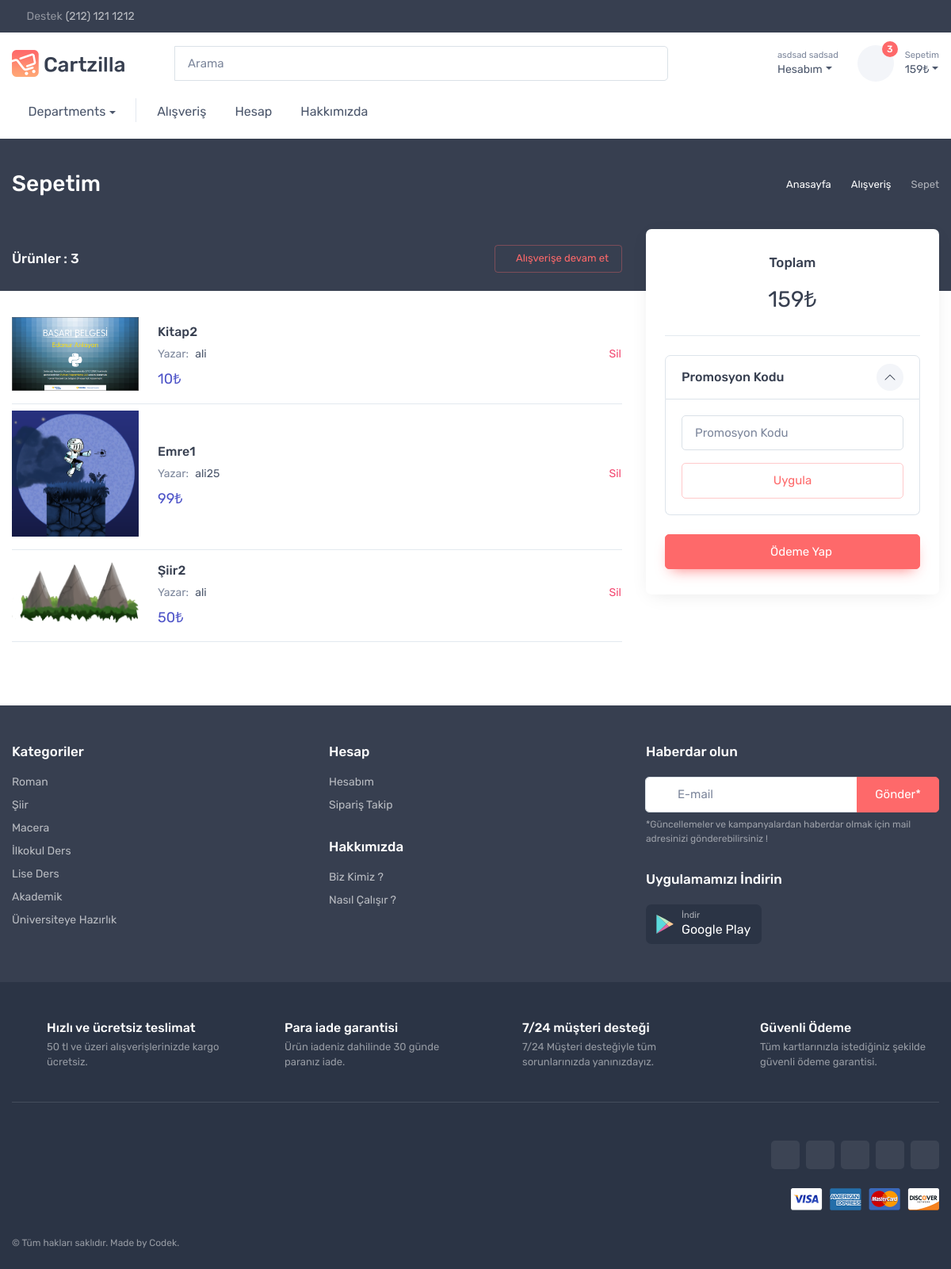
Screenshot of /basket/ (signed in) with the database file from the repository.
### kullanici/models.py (models this page shows, shortened)
class User(AbstractUser):
    first_name = models.CharField(_('first name'), max_length=150, blank=True,validators=[name_validator])
    last_name = models.CharField(_('last name'), max_length=150, blank=True,validators=[name_validator])
    email = models.EmailField(_('email address'), blank=True,validators=[email_validator],unique=True)
    password = models.CharField(_('password'), max_length=128,validators=[pass_validator])
    adres = models.TextField(max_length=500, blank=False)
    il = models.CharField(max_length=40, blank=False,validators=[])
    ilce = models.CharField(max_length=40, blank=False,validators=[])
    phone = models.CharField( max_length=12,validators=[phone_validator],unique=True)

### products/models.py (models this page shows, shortened)
class Product(models.Model):
    user = models.ForeignKey(settings.AUTH_USER_MODEL,on_delete=models.CASCADE)
    categories = models.ManyToManyField(Category)
    product_name = models.CharField(max_length=100,validators=[product_name_validator])
    keywords = models.CharField(max_length=100,validators=[keywords_validator])
    description = models.CharField(max_length=100,validators=[description_validator])
    detail = models.TextField()
    slug = models.CharField(max_length=150,editable=False)
    created_time = models.DateTimeField(auto_now_add=True)
    updated_time = models.DateTimeField(auto_now=True)
    price = models.IntegerField(validators=[integer_validator])
    amount = models.IntegerField(validators=[integer_validator])
    author = models.CharField(max_length=100,default="ali",validators=[product_name_validator])
    def first_image(self):
        images = ProductImages.objects.filter(product_id = self.id)
        return images[0].image.url
    class Meta:
        ordering = ["-updated_time"]

class ProductImages(models.Model):
    product = models.ForeignKey(Product,on_delete=models.CASCADE)
    image = models.ImageField(upload_to=get_upload_path)

### basket/views.py (the view)
# urls.py: path('',views.basket_list,name='basket_list'),
def basket_list(request):
    products_in_basket,products_count,total_price = basket_product_list(request)
    context = {
        'total_price' : total_price,
        'products' : products_in_basket,
        'products_count' : products_count,
        'user' : request.user
    }
    return render(request,'products/basket.html',context)

### basket/views.py (called while the page is built)
def basket_product_list (request):
    products = Basket.objects.filter(user=request.user)
    products_count = products.count()
    products_in_basket=[]
    total_price = 0
    for i in products:
        products_in_basket.append(i.product)
        total_price += i.product.price
    return products_in_basket,products_count,total_price

### templates/products/basket.html (shortened to what this page needs)
{% extends 'base/base.html' %}
{% load static %}
{% block body %}
  <body class="handheld-toolbar-enabled">
    <div class="page-title-overlap bg-dark pt-4">
      <div class="container d-lg-flex justify-content-between py-2 py-lg-3">
        <div class="order-lg-2 mb-3 mb-lg-0 pt-lg-2">
          <nav aria-label="breadcrumb">
            <ol class="breadcrumb breadcrumb-light flex-lg-nowrap justify-content-center justify-content-lg-start">
              <li class="breadcrumb-item"><a class="text-nowrap" href="{% url 'home' %}"><i class="ci-home"></i>Anasayfa</a></li>
              <li class="breadcrumb-item text-nowrap"><a href="{% url 'home' %}">Alışveriş</a>
              </li>
              <li class="breadcrumb-item text-nowrap active" aria-current="page">Sepet</li>
            </ol>
          </nav>
        </div>
        <div class="order-lg-1 pe-lg-4 text-center text-lg-start">
          <h1 class="h3 text-light mb-0">Sepetim</h1>
        </div>
      </div>
    </div>
    <div class="container pb-5 mb-2 mb-md-4">
      <div class="row">
        <section class="col-lg-8">
          <div class="d-flex justify-content-between align-items-center pt-3 pb-4 pb-sm-5 mt-1">
            <h2 class="h6 text-light mb-0">Ürünler : {{ products_count }}</h2><a class="btn btn-outline-primary btn-sm ps-2" href="{% url 'home' %}"><i class="ci-arrow-left me-2"></i>Alışverişe devam et</a>
          </div>
          {% for product in products %}
          <div class="d-sm-flex justify-content-between align-items-center my-2 pb-3 border-bottom">
            <div class="d-block d-sm-flex align-items-center text-center text-sm-start"><a class="d-inline-block flex-shrink-0 mx-auto me-sm-4" href="{% url 'detail_product' product.id %}"><img src="{{ product.first_image }}" width="160" alt="Product"></a>
              <div class="pt-2">
                <h3 class="product-title fs-base mb-2"><a href="{% url 'detail_product' product.id %}">{{ product.product_name }}</a></h3>
                <div class="fs-sm"><span class="text-muted me-2">Yazar:</span>{{ product.author }}</div>
                <div class="fs-lg text-accent pt-2">{{ product.price }}₺</div>
              </div>
            </div>
            <div class="pt-2 pt-sm-0 ps-sm-3 mx-auto mx-sm-0 text-center text-sm-start" style="max-width: 9rem;">
              <a href="{% url 'add_basket' product.id %}"><button class="btn btn-link px-0 text-danger" type="button"><i class="ci-close-circle me-2"></i><span class="fs-sm">Sil</span></button></a>
            </div>
          </div>
          {% endfor %}
        </section>
        <aside class="col-lg-4 pt-4 pt-lg-0 ps-xl-5">
          <div class="bg-white rounded-3 shadow-lg p-4">
            <div class="py-2 px-xl-2">
              <div class="text-center mb-4 pb-3 border-bottom">
                <h2 class="h6 mb-3 pb-1">Toplam</h2>
                <h3 class="fw-normal">{{ total_price }}₺</h3>
              </div>
              <div class="accordion" id="order-options">
                <div class="accordion-item">
                  <h3 class="accordion-header"><a class="accordion-button" href="#promo-code" role="button" data-bs-toggle="collapse" aria-expanded="true" aria-controls="promo-code">Promosyon Kodu</a></h3>
                  <div class="accordion-collapse collapse show" id="promo-code" data-bs-parent="#order-options">
                    <form class="accordion-body needs-validation" method="post" novalidate>
                      <div class="mb-3">
                        <input class="form-control" type="text" placeholder="Promosyon Kodu" required>
                      </div>
                      <button class="btn btn-outline-primary d-block w-100" type="submit">Uygula</button>
                    </form>
                  </div>
                </div>
              </div><a class="btn btn-primary btn-shadow d-block w-100 mt-4" href="{% url 'basket_details' %}"><i class="ci-card fs-lg me-2"></i>Ödeme Yap</a>
            </div>
          </div>
        </aside>
      </div>
    </div>
  </body>
{% endblock %}

### templates/base/navbar_profil.html (shortened to what this page needs)
{% load static %}
<div class="dropdown">
                    <a class="navbar-tool ms-1 ms-lg-0 me-n1 me-lg-2 " href="{% url 'login' %}" data-bs-toggle="dropdown">
                <div class="navbar-tool-icon-box"><i class="navbar-tool-icon ci-user"></i></div>
                 <div class="navbar-tool-text ms-n3"><small>{% if user.is_authenticated %} {{user.first_name}} {{user.last_name}} {% else %} Giriş Yapın {% endif %} </small>Hesabım</div></a>
                </div>

### rows the page displays
User: first_name "asdsad", last_name "sadsad"
Product: first_image (picture), product_name "Kitap2", author "ali", price "10"
Product: first_image (picture), product_name "Emre1", author "ali25", price "99"
Product: first_image (picture), product_name "Şiir2", author "ali", price "50"

### other values shown
{{ products_count }} "3"
{{ total_price }} "159"
